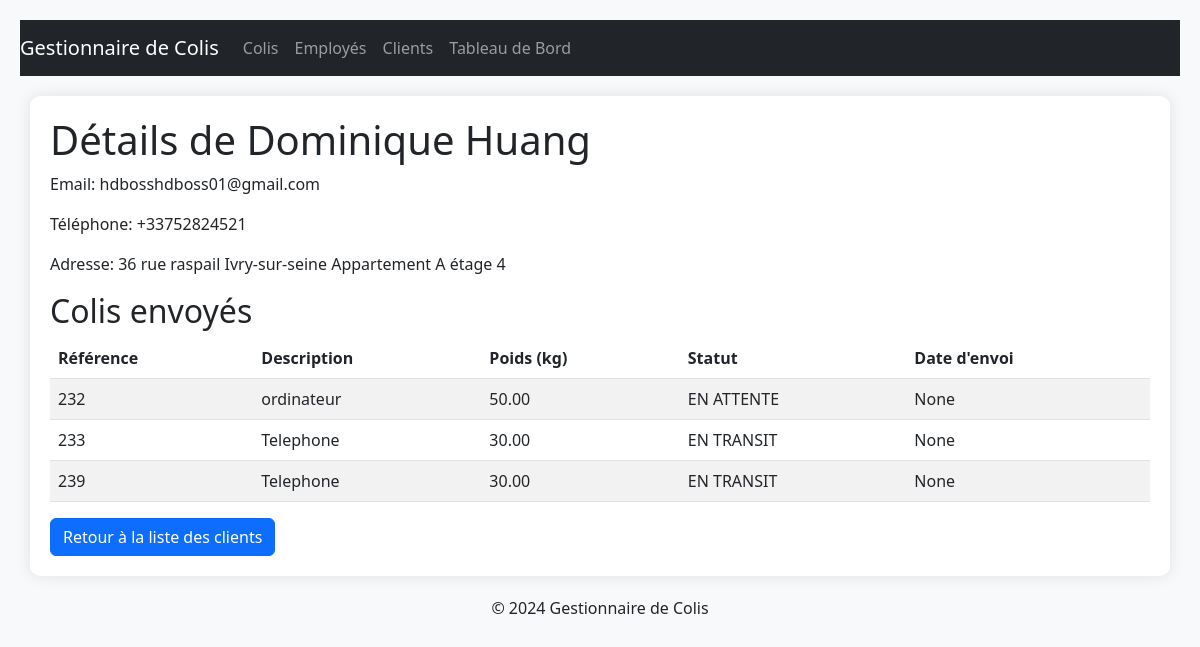
Page /colis/details_client/1/ on the earlier database version.
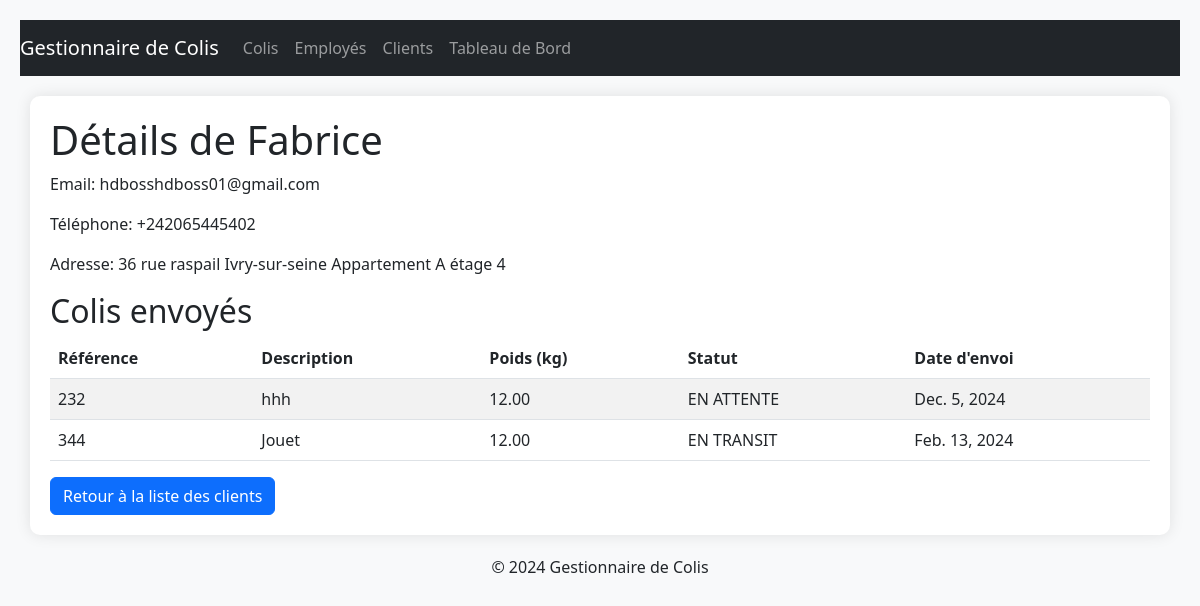
Same page on the later database version.
### colis/models.py (models this page shows, shortened)
class Client(models.Model):
    nom = models.CharField(max_length=100)
    email = models.EmailField(unique=True)
    telephone = models.CharField(max_length=15, unique=True)
    adresse = models.TextField()

class Colis(models.Model):
    STATUTS = [
        ('EN ATTENTE', 'En attente'),
        ('EN TRANSIT', 'En transit'),
        ('LIVRE', 'Livré'),
    ]
    reference = models.CharField(max_length=50, unique=True, editable=False)
    description = models.TextField()
    poids = models.DecimalField(max_digits=10, decimal_places=2)
    origine = models.CharField(max_length=100)
    destination = models.CharField(max_length=100)
    date_envoi = models.DateField(null=True, blank=True)
    statut = models.CharField(max_length=20, choices=STATUTS, default='EN ATTENTE')
    entrepot = models.ForeignKey(Entrepot, on_delete=models.SET_NULL, null=True, blank=True)
    expediteur = models.ForeignKey(Client, on_delete=models.SET_NULL, related_name='colis_envoyes', null=True, blank=True)
    recepteur = models.ForeignKey(Client, on_delete=models.SET_NULL, related_name='colis_recus', null=True, blank=True)

### colis/views.py (the view)
# urls.py: path('details_client/<int:id>/', views.details_client, name='details_client'),  # Détails d'un client
def details_client(request, id):
    client = get_object_or_404(Client, id=id)
    return render(request, 'colis/details_client.html', {'client': client})

### colis/templates/colis/details_client.html (shortened to what this page needs)
{% extends 'colis/base.html' %}
{% block content %}
    <h1>Détails de {{ client.nom }}</h1>
    <p>Email: {{ client.email }}</p>
    <p>Téléphone: {{ client.telephone }}</p>
    <p>Adresse: {{ client.adresse }}</p>
    <h2>Colis envoyés</h2>
    <table class="table table-striped">
        <thead>
            <tr>
                <th>Référence</th>
                <th>Description</th>
                <th>Poids (kg)</th>
                <th>Statut</th>
                <th>Date d'envoi</th>
            </tr>
        </thead>
        <tbody>
            {% for colis in client.colis_envoyes.all %}
            <tr>
                <td>{{ colis.reference }}</td>
                <td>{{ colis.description }}</td>
                <td>{{ colis.poids }}</td>
                <td>{{ colis.statut }}</td>
                <td>{{ colis.date_envoi }}</td>
            </tr>
            {% endfor %}
        </tbody>
    </table>
    <a href="{% url 'liste_clients' %}" class="btn btn-primary">Retour à la liste des clients</a>
{% endblock %}

Differences in the rows shown:
no longer on this page (row edited): Colis: reference "233", description "Telephone", poids "30.00", statut "EN TRANSIT", date_envoi "None"
no longer on this page (row edited): Colis: reference "239", description "Telephone", poids "30.00", statut "EN TRANSIT", date_envoi "None"
changed Client "hdbosshdboss01@gmail.com": nom "Dominique Huang" → "Fabrice"; telephone "+33752824521" → "+242065445402"
changed Colis "EN ATTENTE": description "ordinateur" → "hhh"; poids "50.00" → "12.00"; date_envoi "None" → "Dec. 5, 2024"
added Colis: reference "344", description "Jouet", poids "12.00", statut "EN TRANSIT", date_envoi "Feb. 13, 2024"
